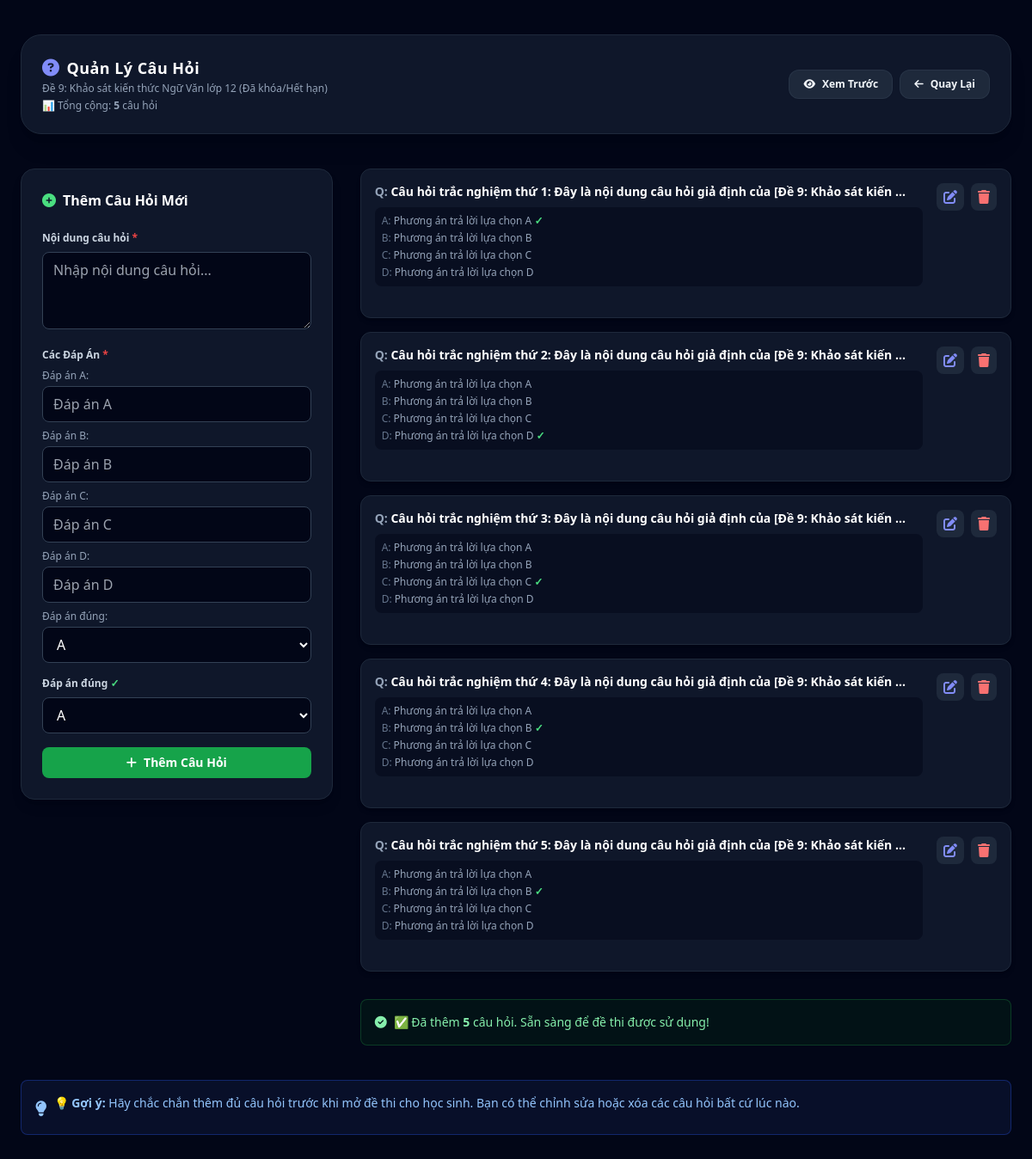
The app's page /teacher/exam/50/questions/ (signed in) with its own data.
### quiz/models.py (models this page shows, shortened)
class Exam(models.Model):
    title = models.CharField(max_length=200, verbose_name="Tên đề thi")
    duration = models.IntegerField(verbose_name="Thời gian (phút)")
    classroom = models.ForeignKey(
        Classroom,
        on_delete=models.SET_NULL, \
        null=True, \
        blank=True, \
        related_name="exams", \
        verbose_name="Dành cho lớp"
    )
    teacher = models.ForeignKey(User, on_delete=models.SET_NULL, null=True, blank=True, related_name="created_exams", verbose_name="Giáo viên")
    created_at = models.DateTimeField(auto_now_add=True, verbose_name="Ngày tạo", null=True, blank=True)
    start_date = models.DateTimeField(null=True, blank=True, verbose_name="Bắt đầu vào", help_text="Để trống = mở ngay lập tức")
    end_date = models.DateTimeField(null=True, blank=True, verbose_name="Kết thúc lúc", help_text="Để trống = không có deadline")
    description = models.TextField(blank=True, null=True, verbose_name="Mô tả đề thi")
    show_timer = models.BooleanField(default=True, verbose_name="Hiển thị bộ đếm thời gian")
    time_warning_minutes = models.PositiveIntegerField(
        default=5,
        validators=[MinValueValidator(1), MaxValueValidator(60)],
        verbose_name="Cảnh báo thời gian còn lại (phút)"
    )
    passing_percentage = models.PositiveIntegerField(
        default=50,
        validators=[MinValueValidator(0), MaxValueValidator(100)],
        verbose_name="Phần trăm đạt yêu cầu (%)",
        help_text="Học sinh cần bao nhiêu % để đạt điểm qua"
    )
    show_score = models.BooleanField(default=True, verbose_name="Hiển thị điểm số cho học sinh")
    show_correct_answers = models.BooleanField(default=True, verbose_name="Hiển thị đáp án đúng sau khi nộp")
    allow_review = models.BooleanField(
        default=True,
        verbose_name="Cho phép học sinh xem lại bài làm sau nộp"
    )
    randomize_questions = models.BooleanField(default=False, verbose_name="Xáo trộn câu hỏi")
    randomize_options = models.BooleanField(default=False, verbose_name="Xáo trộn các lựa chọn đáp án")
    max_attempts = models.PositiveIntegerField(
        default=1,
        validators=[MinValueValidator(1), MaxValueValidator(10)],
        verbose_name="Số lượt làm bài tối đa"
    )
    password_protect = models.CharField(
        max_length=50,
        blank=True,
        null=True,
        verbose_name="Mật khẩu vào thi",
        help_text="Để trống nếu công khai"
    )
    is_published = models.BooleanField(default=True, verbose_name="Công khai đề thi ngay")

class Question(models.Model):
    exam = models.ForeignKey(Exam, on_delete=models.CASCADE, related_name="questions")
    question_text = models.TextField(verbose_name="Câu hỏi")
    option_a = models.CharField(max_length=200, verbose_name="Đáp án A")
    option_b = models.CharField(max_length=200, verbose_name="Đáp án B")
    option_c = models.CharField(max_length=200, verbose_name="Đáp án C")
    option_d = models.CharField(max_length=200, verbose_name="Đáp án D")
    correct_option = models.CharField(
        max_length=1,
        choices=[('A', 'A'), ('B', 'B'), ('C', 'C'), ('D', 'D')],
        verbose_name="Đáp án đúng"
    )
    order = models.PositiveIntegerField(default=0, verbose_name="Thứ tự câu hỏi")
    class Meta:
        ordering = ['order', 'id']

### quiz/views.py (the view)
# urls.py: path('teacher/exam/<int:exam_id>/questions/', views.edit_exam_questions, name='edit_exam_questions'),
@login_required
@require_http_methods(["GET", "POST"])
def edit_exam_questions(request, exam_id):
    exam = get_object_or_404(Exam, id=exam_id)
    if not (request.user.is_staff or request.user.is_superuser):
        return HttpResponse("Bạn không có quyền.", status=403)
    if request.method == 'POST':
        form = QuestionForm(request.POST)
        if form.is_valid():
            question = form.save(commit=False)
            question.exam = exam
            max_order = exam.questions.aggregate(Max('order'))['order__max']
            question.order = (max_order or 0) + 1
            question.save()
            messages.success(request, "✅ Đã thêm câu hỏi mới thành công!")
            return redirect('edit_exam_questions', exam_id=exam.id)
    else:
        form = QuestionForm()
    questions = exam.questions.all().order_by('order')
    return render(request, 'quiz/edit_exam_questions.html', {
        'exam': exam,
        'questions': questions,
        'form': form,
        'total_questions': questions.count()
    })

### quiz/templates/quiz/edit_exam_questions.html (shortened to what this page needs)
<!DOCTYPE html>
<html lang="vi">
<head>
    <script src="https://cdn.tailwindcss.com"></script>
    <link rel="stylesheet" href="https://cdnjs.cloudflare.com/ajax/libs/font-awesome/6.4.0/css/all.min.css">
</head>
<body class="bg-slate-950 text-slate-100 min-h-screen font-sans antialiased py-10 px-4">
    <div class="max-w-6xl mx-auto">
        <div class="flex flex-col sm:flex-row justify-between items-start sm:items-center gap-4 bg-slate-900 border border-slate-800 rounded-3xl p-6 shadow-xl mb-10">
            <div>
                <h1 class="text-lg font-black text-white tracking-wide flex items-center gap-2">
                    <i class="fas fa-question-circle text-indigo-400 text-xl"></i>
                    Quản Lý Câu Hỏi
                </h1>
                <p class="text-xs text-slate-400 mt-0.5">{{ exam.title }}</p>
                <p class="text-xs text-slate-400 mt-1">
                    📊 Tổng cộng: <strong>{{ total_questions }}</strong> câu hỏi
                </p>
            </div>
            <div class="flex gap-2">
                <a href="{% url 'exam_preview' exam.id %}" class="px-4 py-2 bg-slate-800 hover:bg-slate-700 text-xs font-bold rounded-xl border border-slate-700/50 transition shadow-sm flex items-center gap-2">
                    <i class="fas fa-eye"></i>
                    Xem Trước
                </a>
                <a href="{% url 'teacher_exams' %}" class="px-4 py-2 bg-slate-800 hover:bg-slate-700 text-xs font-bold rounded-xl border border-slate-700/50 transition shadow-sm flex items-center gap-2">
                    <i class="fas fa-arrow-left"></i>
                    Quay Lại
                </a>
            </div>
        </div>
        <div class="grid grid-cols-1 lg:grid-cols-3 gap-8">
            <div class="lg:col-span-1">
                <div class="bg-slate-900 border border-slate-800 rounded-2xl p-6 shadow-lg sticky top-10">
                    <h2 class="text-base font-bold text-white mb-6 flex items-center gap-2">
                        <i class="fas fa-plus-circle text-green-400"></i>
                        Thêm Câu Hỏi Mới
                    </h2>
                    <form method="post" class="space-y-4">
                        <div>
                            <label for="id_question_text" class="block text-xs font-bold text-slate-300 mb-2">
                                {{ form.question_text.label }}
                                <span class="text-red-500">*</span>
                            </label>
                            {{ form.question_text }}
                        </div>
                        <div class="space-y-2">
                            <label class="block text-xs font-bold text-slate-300 mb-2">
                                Các Đáp Án <span class="text-red-500">*</span>
                            </label>
                            {% for field in form %}
                                {% if 'option' in field.name %}
                                    <div>
                                        <label for="id_{{ field.name }}" class="block text-xs text-slate-400 mb-1">
                                            {{ field.label }}:
                                        </label>
                                        {{ field }}
                                    </div>
                                {% endif %}
                            {% endfor %}
                        </div>
                        <div>
                            <label for="id_correct_option" class="block text-xs font-bold text-slate-300 mb-2">
                                {{ form.correct_option.label }}
                                <span class="text-green-400">✓</span>
                            </label>
                            {{ form.correct_option }}
                        </div>
                        <button type="submit" class="w-full bg-green-600 hover:bg-green-700 text-white font-bold py-2 rounded-lg transition flex items-center justify-center gap-2 text-sm">
                            <i class="fas fa-plus"></i>
                            Thêm Câu Hỏi
                        </button>
                    </form>
                </div>
            </div>
            <div class="lg:col-span-2">
                {% if questions %}
                    <div class="space-y-4" id="questions-list">
                        {% for question in questions %}
                            <div class="bg-slate-900 border border-slate-800 rounded-xl p-4 hover:border-slate-700 transition shadow-md" data-question-id="{{ question.id }}">
                                <div class="flex justify-between items-start gap-4 mb-3">
                                    <div class="flex-1">
                                        <h3 class="text-sm font-bold text-white mb-2">
                                            <span class="text-slate-400">Q{{ question.question_order }}:</span>
                                            {{ question.question_text|truncatewords:20 }}
                                        </h3>
                                        <div class="text-xs space-y-1 bg-slate-950/50 rounded-lg p-2 mb-2">
                                            <p class="text-slate-400">
                                                <span class="text-slate-500">A:</span> {{ question.option_a }}
                                                {% if question.correct_option == 'A' %}
                                                    <span class="text-green-400 font-bold">✓</span>
                                                {% endif %}
                                            </p>
                                            <p class="text-slate-400">
                                                <span class="text-slate-500">B:</span> {{ question.option_b }}
                                                {% if question.correct_option == 'B' %}
                                                    <span class="text-green-400 font-bold">✓</span>
                                                {% endif %}
                                            </p>
                                            <p class="text-slate-400">
                                                <span class="text-slate-500">C:</span> {{ question.option_c }}
                                                {% if question.correct_option == 'C' %}
                                                    <span class="text-green-400 font-bold">✓</span>
                                                {% endif %}
                                            </p>
                                            <p class="text-slate-400">
                                                <span class="text-slate-500">D:</span> {{ question.option_d }}
                                                {% if question.correct_option == 'D' %}
                                                    <span class="text-green-400 font-bold">✓</span>
                                                {% endif %}
                                            </p>
                                        </div>
                                    </div>
                                    <div class="flex gap-2 flex-shrink-0">
                                        <a href="{% url 'edit_question' exam.id question.id %}" class="p-2 bg-slate-800 hover:bg-indigo-600/40 rounded-lg transition flex items-center justify-center" title="Chỉnh sửa">
                                            <i class="fas fa-edit text-indigo-400"></i>
                                        </a>
                                        <form method="post" action="{% url 'delete_question' exam.id question.id %}" class="inline" onsubmit="return confirm('Bạn chắc chắn muốn xóa câu hỏi này?');">
                                            <button type="submit" class="p-2 bg-slate-800 hover:bg-red-600/40 rounded-lg transition flex items-center justify-center" title="Xóa">
                                                <i class="fas fa-trash text-red-400"></i>
                                            </button>
                                        </form>
                                    </div>
                                </div>
                            </div>
                        {% endfor %}
                    </div>
                    {% if total_questions > 0 %}
                        <div class="mt-8 bg-green-950/30 border border-green-800/50 rounded-lg p-4">
                            <p class="text-green-300 text-sm flex items-center gap-2">
                                <i class="fas fa-check-circle"></i>
                                <span>✅ Đã thêm <strong>{{ total_questions }}</strong> câu hỏi. Sẵn sàng để đề thi được sử dụng!</span>
                            </p>
                        </div>
                    {% endif %}
                {% endif %}
            </div>
        </div>
        <div class="mt-10 bg-blue-950/30 border border-blue-800/50 rounded-lg p-4">
            <p class="text-blue-300 text-sm flex items-start gap-2">
                <i class="fas fa-lightbulb text-lg flex-shrink-0 mt-0.5"></i>
                <span>
                    <strong>💡 Gợi ý:</strong> Hãy chắc chắn thêm đủ câu hỏi trước khi mở đề thi cho học sinh.
                    Bạn có thể chỉnh sửa hoặc xóa các câu hỏi bất cứ lúc nào.
                </span>
            </p>
        </div>
    </div>
</body>
</html>

### records on screen
Exam: title "Đề 9: Khảo sát kiến thức Ngữ Văn lớp 12 (Đã khóa/Hết hạn)"
Question: question_text "Câu hỏi trắc nghiệm thứ 1: Đây là nội dung câu hỏi giả định của [Đề 9: Khảo sát kiến …", option_a "Phương án trả lời lựa chọn A", option_b "Phương án trả lời lựa chọn B", option_c "Phương án trả lời lựa chọn C", option_d "Phương án trả lời lựa chọn D"
Question: question_text "Câu hỏi trắc nghiệm thứ 2: Đây là nội dung câu hỏi giả định của [Đề 9: Khảo sát kiến …", option_a "Phương án trả lời lựa chọn A", option_b "Phương án trả lời lựa chọn B", option_c "Phương án trả lời lựa chọn C", option_d "Phương án trả lời lựa chọn D"
Question: question_text "Câu hỏi trắc nghiệm thứ 3: Đây là nội dung câu hỏi giả định của [Đề 9: Khảo sát kiến …", option_a "Phương án trả lời lựa chọn A", option_b "Phương án trả lời lựa chọn B", option_c "Phương án trả lời lựa chọn C", option_d "Phương án trả lời lựa chọn D"
Question: question_text "Câu hỏi trắc nghiệm thứ 4: Đây là nội dung câu hỏi giả định của [Đề 9: Khảo sát kiến …", option_a "Phương án trả lời lựa chọn A", option_b "Phương án trả lời lựa chọn B", option_c "Phương án trả lời lựa chọn C", option_d "Phương án trả lời lựa chọn D"
Question: question_text "Câu hỏi trắc nghiệm thứ 5: Đây là nội dung câu hỏi giả định của [Đề 9: Khảo sát kiến …", option_a "Phương án trả lời lựa chọn A", option_b "Phương án trả lời lựa chọn B", option_c "Phương án trả lời lựa chọn C", option_d "Phương án trả lời lựa chọn D"

### other values on screen
{{ total_questions }} "5"
{{ field.label }} "Đáp án A" "Đáp án B" "Đáp án C" "Đáp án D" "Đáp án đúng"
